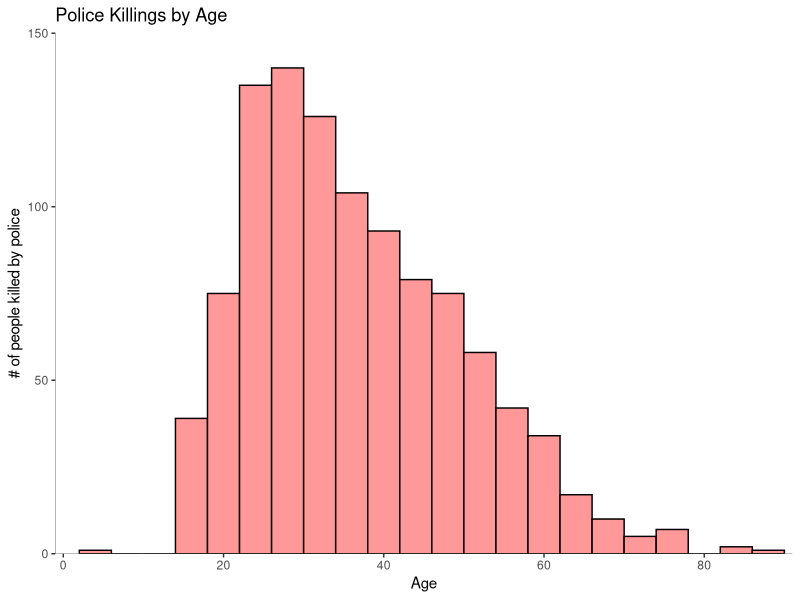
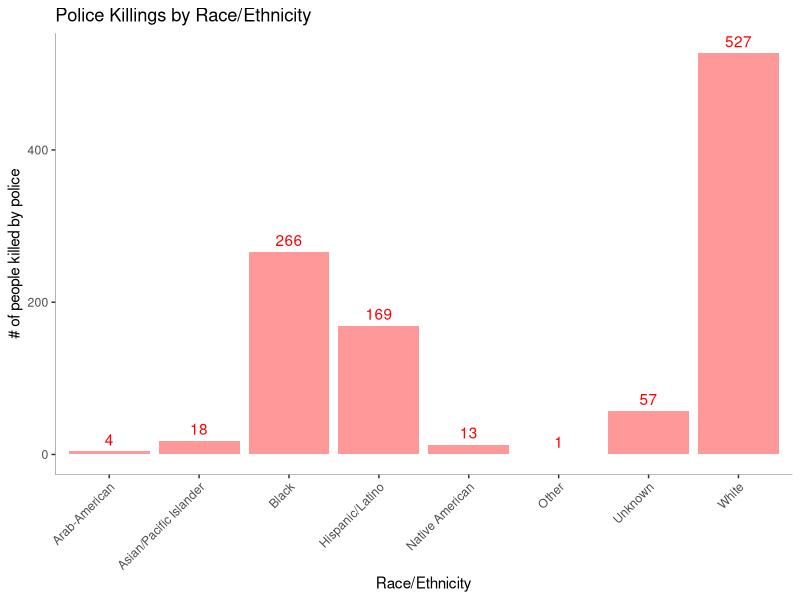
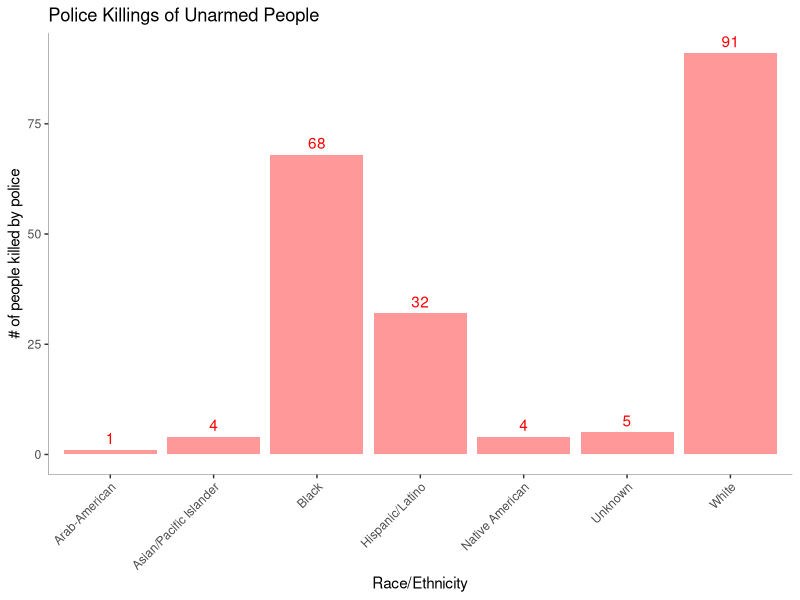
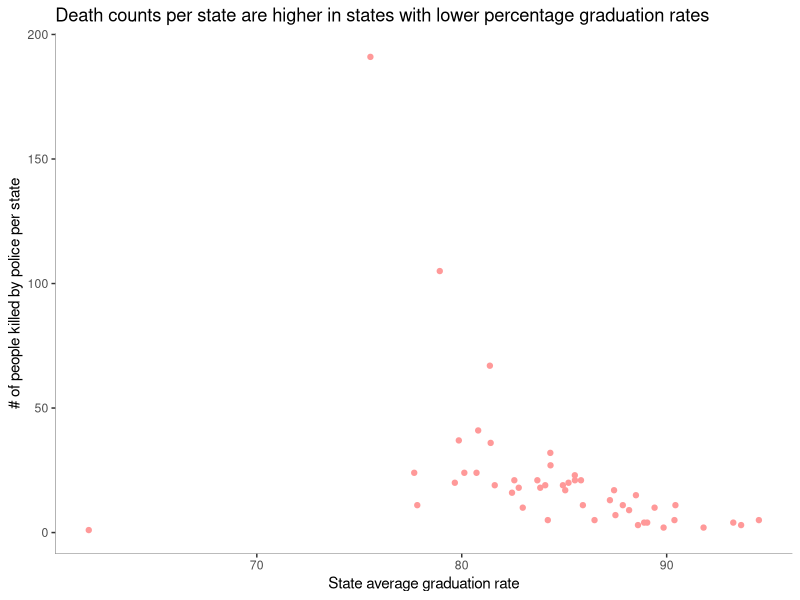
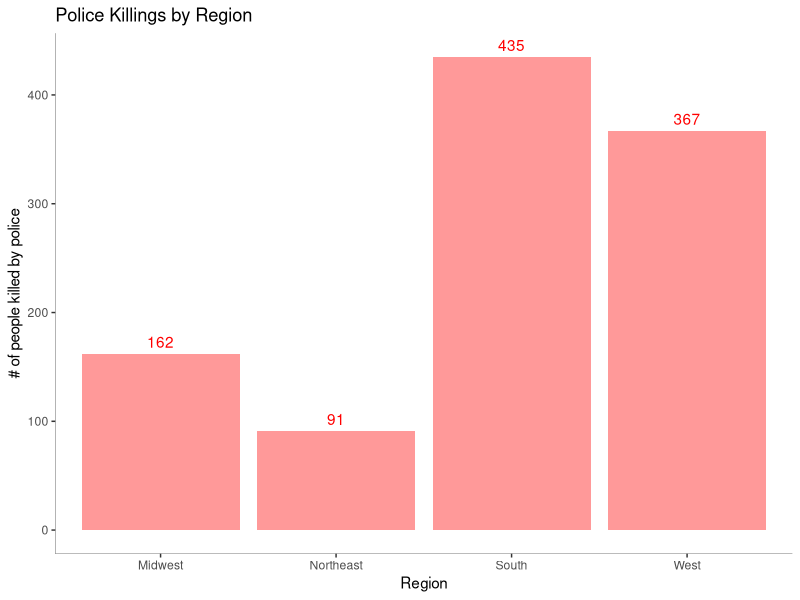
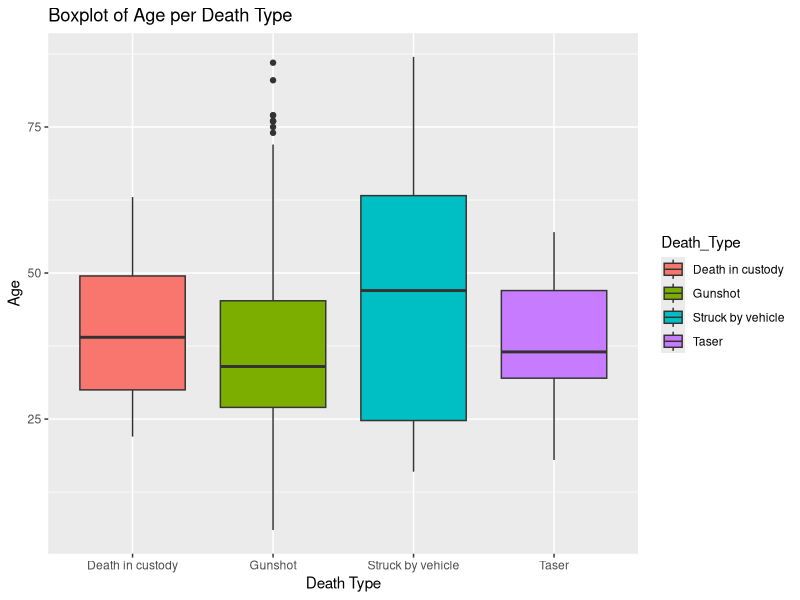
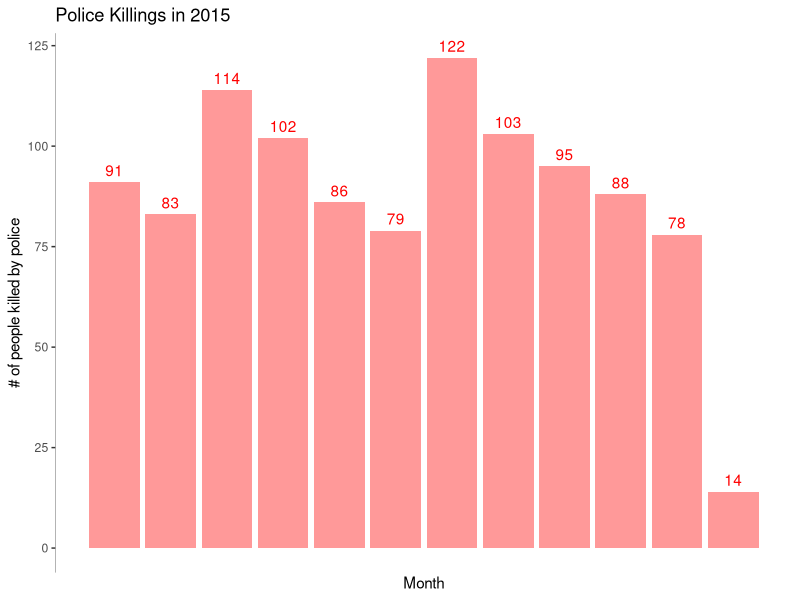

Write the R code that produced these figures, in order.
## ---- chunk 1
library(jsonlite)
library(stringr)
library(tidyverse)
library(readr)


data <- read_csv("14_data.csv")
## ---- chunk 2

data_age <- na.omit(select(data,age))
ggplot(data_age) + geom_histogram(aes(x=age), fill = "#FF9999", color = "black", binwidth = 4) + 
    ggtitle('Police Killings by Age') + labs(x = 'Age', y = '# of people killed by police') +
    theme(panel.background = element_blank(), 
          axis.line = element_line(colour = "black", size=.1))+
    scale_x_continuous(breaks=c(0,20, 40, 60, 80),
                       limits=c(0,90),
                       expand=c(0, 1)) +
    scale_y_continuous(breaks=c(0, 50, 100, 150),
                       limits=c(0, 150),
                       expand=c(0,0)) 
## ---- chunk 3

race_count <- data %>% group_by(raceethnicity) %>% count()
ggplot(race_count) + geom_bar(aes(x=raceethnicity, y=n), stat = "identity", fill="#FF9999") + 
    theme(axis.text.x=element_text(angle=45,hjust=1,vjust=1), axis.line = element_line(colour = "black", size=.1),
          panel.background = element_blank()) +
    ggtitle('Police Killings by Race/Ethnicity') +
    labs(x = 'Race/Ethnicity', y = '# of people killed by police') + geom_text(aes(x=raceethnicity,y=n, label=n), hjust=0.5, vjust=-.5, colour="red") 
## ---- chunk 4
race_count <- data %>% filter(is_armed==0) %>% group_by(raceethnicity) %>% count()
ggplot(race_count) + geom_bar(aes(x=raceethnicity, y=n), stat = "identity", fill="#FF9999") + 
    theme(axis.text.x=element_text(angle=45,hjust=1,vjust=1), axis.line = element_line(colour = "black", size=.1),
          panel.background = element_blank()) +
    ggtitle('Police Killings of Unarmed People') +
    labs(x = 'Race/Ethnicity', y = '# of people killed by police') + geom_text(aes(x=raceethnicity,y=n, label=n), hjust=0.5, vjust=-.5, colour="red") 
## ---- chunk 5
avgGrad <- data %>% group_by(state) %>% summarise(avgPercentHighSchoolGrad = mean(as.numeric(percent_25_or_older_HighSchool_grads), na.rm = TRUE))
stateCount <- data %>% group_by(state) %>% summarise(DeathsPerState = n())
gradsCount <- left_join(stateCount, avgGrad, by = c('state' = 'state'))


ggplot(gradsCount) + 
    geom_point(mapping = aes(x = avgPercentHighSchoolGrad, y = DeathsPerState), color="#FF9999") +
    ggtitle('Death counts per state are higher in states with lower percentage graduation rates') +
    theme(axis.line = element_line(colour = "black", size=.1), 
          panel.background = element_blank()) +
    labs(x = 'State average graduation rate', y = '# of people killed by police per state') 
## ---- chunk 6
region_count <- data %>% group_by(region) %>% count()
ggplot(region_count) + 
    geom_bar(aes(x=region, y=n), stat = "identity", fill="#FF9999") + 
    ggtitle('Police Killings by Region') +
    labs(x = 'Region', y = '# of people killed by police') + 
    theme(axis.line = element_line(colour = "black", size=.1), 
          panel.background = element_blank()) + geom_text(aes(x=region,y=n, label=n), hjust=0.5, vjust=-.5, colour="red") 
## ---- chunk 7
Death_Type <- factor(data$classification)
ggplot(data) + geom_boxplot(aes(x=classification, y=age, fill = Death_Type)) + ggtitle('Boxplot of Age per Death Type') +
labs(x = 'Death Type', y = 'Age') + 
scale_x_discrete(limit = c("Death in custody", "Gunshot", "Struck by vehicle", "Taser"))
## ---- chunk 8
date_count <- data %>% group_by(month_num) %>% count()
ggplot(date_count) + 
    geom_bar(aes(x=month_num, y=n), stat = "identity", fill="#FF9999") + 
    ggtitle('Police Killings in 2015') +
    labs(x = 'Month', y = '# of people killed by police') + 
    theme(axis.line = element_line(colour = "black", size=.1), 
          panel.background = element_blank()) +
    scale_x_discrete(labels=c("Jan","Feb","Mar","Apr","May","Jun", "Jul", "Aug", "Sep", "Oct", "Nov", "Dec")) + geom_text(aes(x=month_num,y=n, label=n), hjust=0.5, vjust=-.5, colour="red") 
